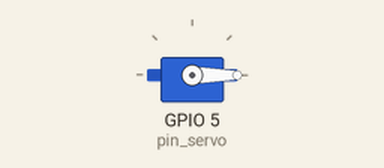
Simulated run of this program. Board: Raspberry Pi (BCM pin numbers). On the bench: servo. Servo angles are drawn from the pulse width (0.5 ms = 0°, 2.5 ms = 180°); what the program prints to the terminal is not drawn.

Above: at 0.05 s.
At 5.05 s:
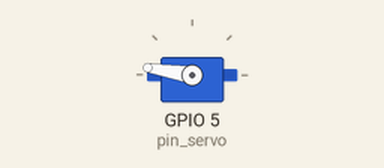
At 10.0 s:
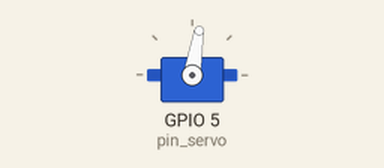
Timing chart, 0 to 13.0 s (numbered marks = the images above):
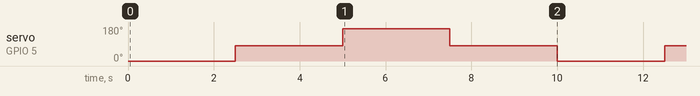

The program:

RPI_Servomotor_Angle_Test.py
```python
import RPi.GPIO as GPIO
import time

# 設定伺服馬達的引腳
pin_servo = 5

# 設定GPIO模式
GPIO.setmode(GPIO.BCM)

# 設定伺服馬達的引腳為輸出模式
GPIO.setup(pin_servo, GPIO.OUT)
# 設定伺服馬達的轉動頻率
pwm_servo = GPIO.PWM(pin_servo, 50)  # 50Hz frequency
# 啟動PWM
pwm_servo.start(0)

# 關閉GPIO
def destroy():
    pwm_servo.stop()
    GPIO.cleanup()

# 將轉動角度換算成佔空比
def convert(x, i_m, i_M, o_m, o_M):
    return max(min(o_M, (x - i_m) * (o_M - o_m) // (i_M - i_m) + o_m), o_m)

# 設定伺服馬達的轉動角度
def set_direction(angle):
    # 使用 convert 函數將角度轉換成佔空比
    duty = convert(angle, 0, 180, 200, 1200) / 100.0  # 將範圍縮放到2-12之間
    pwm_servo.ChangeDutyCycle(duty)
    # 消除抖動
    time.sleep(0.5)
    pwm_servo.ChangeDutyCycle(0)
    print("角度=", angle, "-> duty=", duty)

if __name__ == "__main__":
    try:
        while True:
            for angle in [0, 90, 180, 90]:
                set_direction(angle)
                time.sleep(2)  # 等待2秒再轉到下一個角度
    except KeyboardInterrupt:
        pass
    finally:
        destroy()
```

Measured:
- by itself, servo on GPIO 5 (pin_servo): repeats every 10.0 s: 171° 2.5 s, 81° 2.5 s, 0° 2.5 s, 81° 2.5 s
